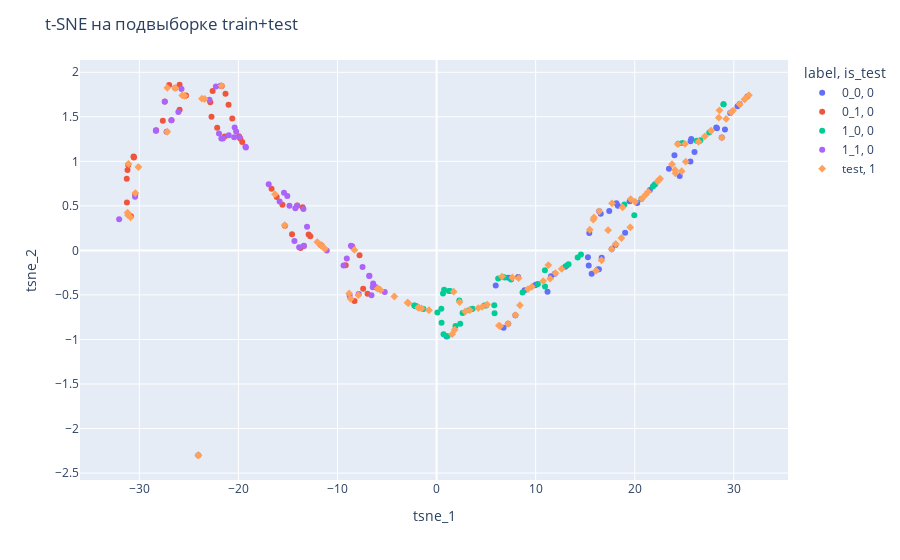

The notebook cell saved with this chart:
### Code cell
import numpy as np
import pandas as pd
import plotly.express as px
from sklearn.manifold import TSNE

# 1) Подготовка full как у тебя
features = ['time_to_order_seconds', 'hard_call']

tr2 = tr.copy()
tr2['is_test'] = 0

tr2['target'] = target

tr2['label'] = tr2['target'].astype(str) + '_' + tr2['hard_call'].astype(str)

tst2 = tst.copy()
tst2['is_test'] = 1
tst2['label'] = 'test'

full = pd.concat([
    tr2[features + ['is_test','label']],
    tst2[features + ['is_test','label']]
], axis=0)

# 2) Делим на группы по label и делаем подвыборку
np.random.seed(42)
samples = []
for lbl, size in [('0_0', 50), ('0_1', 50), ('1_0', 50), ('1_1', 50)]:
    grp = full[full['label']==lbl]
    samples.append(grp.sample(min(size, len(grp)), random_state=42))
# для теста
grp_test = full[full['label']=='test']
samples.append(grp_test.sample(min(100, len(grp_test)), random_state=42))

sub = pd.concat(samples, axis=0)

# 3) Запускаем t‑SNE на подвыборке
tsne = TSNE(n_components=2, random_state=42, perplexity=30)
coords = tsne.fit_transform(sub[features].fillna(-999999999))

sub = sub.assign(
    tsne_1 = coords[:,0],
    tsne_2 = coords[:,1],
)

# 4) Визуализируем
fig = px.scatter(
    sub,
    x='tsne_1',
    y='tsne_2',
    color='label',
    symbol='is_test',
    hover_data=features + ['is_test']
)
fig.update_layout(title='t-SNE на подвыборке train+test')
fig.show()

### Figure 1 — Plotly figure (JSON) as saved in the notebook; plotly's stock layout.template omitted (floating-point values rounded to 4 significant figures; data arrays with more than 128 entries replaced by an {"elided": "..."} marker saying what was removed)
{"data": [{"customdata": {"elided": "50x3 float values"}, "hovertemplate": "label=0_0<br>is_test=%{customdata[2]}<br>tsne_1=%{x}<br>tsne_2=%{y}<br>time_to_order_seconds=%{customdata[0]}<br>hard_call=%{customdata[1]}<extra></extra>", "legendgroup": "0_0, 0", "marker": {"color": "#636efa", "symbol": "circle"}, "mode": "markers", "name": "0_0, 0", "orientation": "v", "showlegend": true, "type": "scatter", "x": [11.54, 12.99, 15.41, 28.3, 8.878, 31.37, 19.48, 7.953, 6.759, 9.935, 23.45, 18.29, 25.7, 7.249, 22.0, 21.53, 26.03, 29.1, 24.01, 7.218, 16.24, 16.66, 19.03, 18.05, 16.41, 16.38, 11.2, 17.68, 25.63, 28.22, 16.57, 24.54, 5.97, 15.35, 26.53, 25.62, 29.63, -2.19, 15.65, 30.37, 20.25, 10.08, 30.59, 28.78, 11.93, 8.229, 15.27, 18.15, 1.005, 17.43], "xaxis": "x", "y": [-0.2897, -0.1826, 0.1964, 1.37, -0.4484, 1.727, 0.5526, -0.728, -0.8683, -0.3917, 0.9154, 0.5022, 1.25, -0.3068, 0.7358, 0.6795, 1.104, 1.356, 1.068, -0.8226, -0.2159, -0.08358, 0.1986, 0.06123, 0.4395, -0.2104, -0.4643, 0.01552, 1.227, 1.379, 0.4127, 0.8347, -0.3933, -0.1692, 1.227, 0.9967, 1.542, -0.6211, -0.2635, 1.619, 0.5308, -0.384, 1.643, 1.267, -0.2614, -0.2998, -0.07656, 0.5301, -0.9671, 0.4431], "yaxis": "y"}, {"customdata": {"elided": "50x3 float values"}, "hovertemplate": "label=0_1<br>is_test=%{customdata[2]}<br>tsne_1=%{x}<br>tsne_2=%{y}<br>time_to_order_seconds=%{customdata[0]}<br>hard_call=%{customdata[1]}<extra></extra>", "legendgroup": "0_1, 0", "marker": {"color": "#EF553B", "symbol": "circle"}, "mode": "markers", "name": "0_1, 0", "orientation": "v", "showlegend": true, "type": "scatter", "x": [-27.43, -6.962, -7.772, -11.72, -30.58, -8.282, -31.27, -21.67, -30.84, -20.99, -12.91, -25.28, -9.171, -13.52, -26.98, -27.63, -22.71, -21.3, -16.14, -14.06, -13.4, -31.12, -31.19, -8.545, -26.38, -30.56, -15.55, -30.55, -14.59, -25.4, -19.94, -20.62, -7.409, -22.6, -31.25, -22.84, -19.81, -11.59, -12.74, -28.3, -25.93, -21.39, -19.61, -16.65, -26.75, -13.72, -30.41, -15.31, -25.93, -22.14], "xaxis": "x", "y": [1.672, -0.4873, -0.05526, 0.06423, 1.053, -0.5669, 0.8032, 1.846, 0.3834, 1.634, 0.1784, 1.738, -0.1678, 0.4847, 1.858, 1.454, 1.5, 1.759, 0.6001, 0.5027, 0.04958, 0.9593, 0.9028, 0.04754, 1.824, 1.047, 0.5129, 1.044, 0.182, 1.736, 1.28, 1.481, -0.431, 1.791, 0.5368, 1.665, 1.256, 0.05131, 0.1583, 1.349, 1.86, 1.278, 1.218, 0.6928, 1.461, 0.02789, 0.6257, 0.2758, 1.58, 1.376], "yaxis": "y"}, {"customdata": {"elided": "50x3 float values"}, "hovertemplate": "label=1_0<br>is_test=%{customdata[2]}<br>tsne_1=%{x}<br>tsne_2=%{y}<br>time_to_order_seconds=%{customdata[0]}<br>hard_call=%{customdata[1]}<extra></extra>", "legendgroup": "1_0, 0", "marker": {"color": "#00cc96", "symbol": "circle"}, "mode": "markers", "name": "1_0, 0", "orientation": "v", "showlegend": true, "type": "scatter", "x": [5.853, 3.274, 3.635, 2.388, 2.624, 18.95, -2.129, 19.95, 13.15, 0.4794, 1.907, 14.57, 21.82, 26.63, 27.51, 28.96, 1.094, -1.316, 0.5064, 1.376, 10.93, 10.94, -2.254, 24.38, 24.8, 13.32, 10.23, 20.67, 0.6475, 14.24, 1.229, 6.216, 8.674, -1.931, 0.08158, 0.7042, 4.825, 22.08, 7.518, 0.7604, 5.824, 2.294, 6.67, -2.166, 6.884, -24.04, 28.96, 26.25, 3.544, 5.006], "xaxis": "x", "y": [-0.7057, -0.6716, -0.6561, -0.8246, -0.7023, 0.5142, -0.623, 0.3958, -0.1707, -0.655, -0.8478, -0.04577, 0.7165, 1.237, 1.324, 1.641, -0.963, -0.6579, -0.813, -0.4563, -0.2234, -0.4065, -0.6196, 1.197, 1.207, -0.156, -0.3768, 0.5761, -0.4826, -0.0801, -0.4567, -0.3144, -0.4725, -0.6335, -0.6978, -0.9419, -0.6174, 0.7457, -0.3274, -0.442, -0.6166, -0.5613, -0.2993, -0.6228, -0.3035, -2.3, 1.641, 1.23, -0.6583, -0.6174], "yaxis": "y"}, {"customdata": {"elided": "50x3 float values"}, "hovertemplate": "label=1_1<br>is_test=%{customdata[2]}<br>tsne_1=%{x}<br>tsne_2=%{y}<br>time_to_order_seconds=%{customdata[0]}<br>hard_call=%{customdata[1]}<extra></extra>", "legendgroup": "1_1, 0", "marker": {"color": "#ab63fa", "symbol": "circle"}, "mode": "markers", "name": "1_1, 0", "orientation": "v", "showlegend": true, "type": "scatter", "x": [-27.43, -26.06, -9.386, -19.24, -5.942, -5.23, -14.08, -21.72, -13.87, -7.472, -20.38, -19.89, -15.84, -25.74, -6.792, -6.401, -22.92, -28.31, -21.57, -14.85, -20.98, -14.25, -27.25, -20.43, -13.39, -22.27, -30.43, -6.781, -19.29, -15.06, -13.07, -26.75, -32.03, -21.8, -20.23, -9.061, -14.34, -8.49, -21.96, -16.94, -7.857, -15.4, -28.33, -6.57, -6.163, -11.08, -8.642, -6.441, -8.773, -13.44], "xaxis": "x", "y": [1.67, 1.554, -0.1688, 1.154, -0.4285, -0.4678, 0.5011, 1.257, 0.03636, -0.1871, 1.379, 1.27, 0.5479, 1.813, -0.2862, -0.3704, 1.691, 1.347, 1.256, 0.5012, 1.294, 0.4741, 1.332, 1.27, 0.0528, 1.841, 0.6026, -0.2839, 1.163, 0.6107, 0.2641, 1.46, 0.3508, 1.85, 1.334, -0.0916, 0.1049, 0.03973, 1.312, 0.7438, -0.4882, 0.6485, 1.344, -0.5023, -0.4113, -0.0001228, 0.05203, -0.4131, -0.5078, 0.4655], "yaxis": "y"}, {"customdata": {"elided": "100x3 float values"}, "hovertemplate": "label=test<br>is_test=%{customdata[2]}<br>tsne_1=%{x}<br>tsne_2=%{y}<br>time_to_order_seconds=%{customdata[0]}<br>hard_call=%{customdata[1]}<extra></extra>", "legendgroup": "test, 1", "marker": {"color": "#FFA15A", "symbol": "diamond"}, "mode": "markers", "name": "test, 1", "orientation": "v", "showlegend": true, "type": "scatter", "x": [-30.4, 17.66, 2.899, -11.45, 23.76, 9.228, 31.51, 12.63, -1.86, 6.421, 30.59, 24.34, 11.28, 24.11, 15.88, 17.71, 15.46, -5.937, 28.54, 27.7, 22.56, 24.74, -24.04, -25.43, 12.0, -30.09, -1.512, 4.207, 22.31, -8.823, 8.277, -27.18, 6.609, 18.09, 7.21, 7.967, 27.07, -21.71, -31.09, -23.41, 7.645, -26.37, 17.31, 28.78, -0.7676, -8.292, 10.76, 31.08, 8.411, -4.263, 29.22, 3.344, -31.18, 4.604, 29.72, 1.83, -2.932, 1.729, 24.07, 11.46, 26.44, -1.787, -31.14, 21.09, -24.04, 2.324, -5.646, -8.674, 28.48, 16.1, 25.14, 16.43, -16.31, -30.89, -15.33, -27.18, -23.68, -25.67, -7.898, 22.43, -2.846, 5.101, -11.63, 19.59, 18.65, 9.619, -11.27, 31.16, 1.574, 18.77, -12.03, 16.64, 15.82, 20.72, 19.54, 25.07, 6.289, 21.34, 29.91, 20.03], "xaxis": "x", "y": [0.6434, 0.01331, -0.6859, 0.03584, 0.9686, -0.4341, 1.743, -0.2084, -0.6425, -0.8503, 1.642, 1.194, -0.1652, 0.8654, 0.3696, 0.5285, 0.2318, -0.4286, 1.573, 1.344, 0.8054, 0.8888, -2.3, 1.736, -0.2561, 0.9366, -0.6516, -0.6475, 0.7755, -0.4836, -0.3125, 1.332, -0.2937, 0.07206, -0.8236, -0.7257, 1.281, 1.848, 0.9721, 1.7, -0.3036, 1.824, 0.2267, 1.267, -0.672, 0.005608, -0.3446, 1.695, -0.6161, -0.5179, 1.476, -0.6703, 0.4226, -0.6331, 1.551, -0.8909, -0.5869, -0.4638, 0.9024, -0.317, 1.22, -0.6427, 0.3951, 0.6236, -2.3, -0.5804, -0.4462, -0.5442, 1.491, -0.2279, 0.9957, 0.4385, 0.6317, 0.3708, 0.2831, 1.825, 1.703, 1.74, -0.5013, 0.789, -0.5914, -0.6081, 0.0556, 0.5764, 0.1394, -0.4089, 0.0174, 1.704, -0.9404, 0.4827, 0.09363, -0.1108, 0.345, 0.5809, 0.2594, 1.195, -0.8441, 0.6573, 1.57, 0.5461], "yaxis": "y"}], "layout": {"legend": {"title": {"text": "label, is_test"}, "tracegroupgap": 0}, "margin": {"t": 60}, "title": {"text": "t-SNE на подвыборке train+test"}, "xaxis": {"anchor": "y", "domain": [0, 1], "title": {"text": "tsne_1"}}, "yaxis": {"anchor": "x", "domain": [0, 1], "title": {"text": "tsne_2"}}}}
